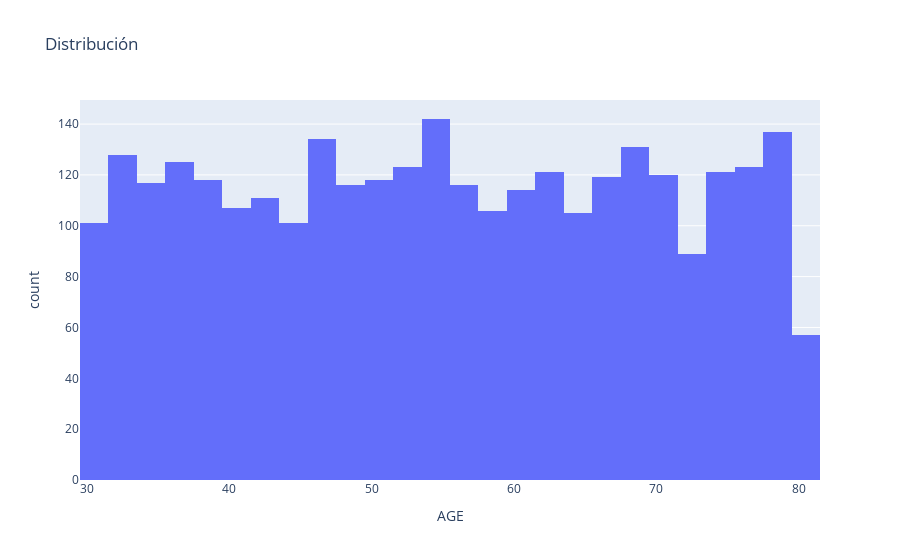

The notebook cell this image was saved under:
### Markdown cell above
**Variable: Age.**

### Code cell
# Graficamos la distribución de la variable de entrada "Age".
px.histogram(dataset, x='AGE', title = 'Distribución')

### Figure 1 — Plotly figure (JSON) as saved in the notebook; plotly's stock layout.template omitted (floating-point values rounded to 4 significant figures; data arrays with more than 128 entries replaced by an {"elided": "..."} marker saying what was removed)
{"data": [{"alignmentgroup": "True", "bingroup": "x", "hovertemplate": "AGE=%{x}<br>count=%{y}<extra></extra>", "legendgroup": "", "marker": {"color": "#636efa", "pattern": {"shape": ""}}, "name": "", "offsetgroup": "", "orientation": "v", "showlegend": false, "type": "histogram", "x": {"elided": "3000 int values"}, "xaxis": "x", "yaxis": "y"}], "layout": {"autosize": true, "barmode": "relative", "legend": {"tracegroupgap": 0}, "title": {"text": "Distribución"}, "xaxis": {"anchor": "y", "autorange": true, "domain": [0, 1], "range": [29.5, 81.5], "title": {"text": "AGE"}, "type": "linear"}, "yaxis": {"anchor": "x", "autorange": true, "domain": [0, 1], "range": [0, 149.5], "title": {"text": "count"}}}}
